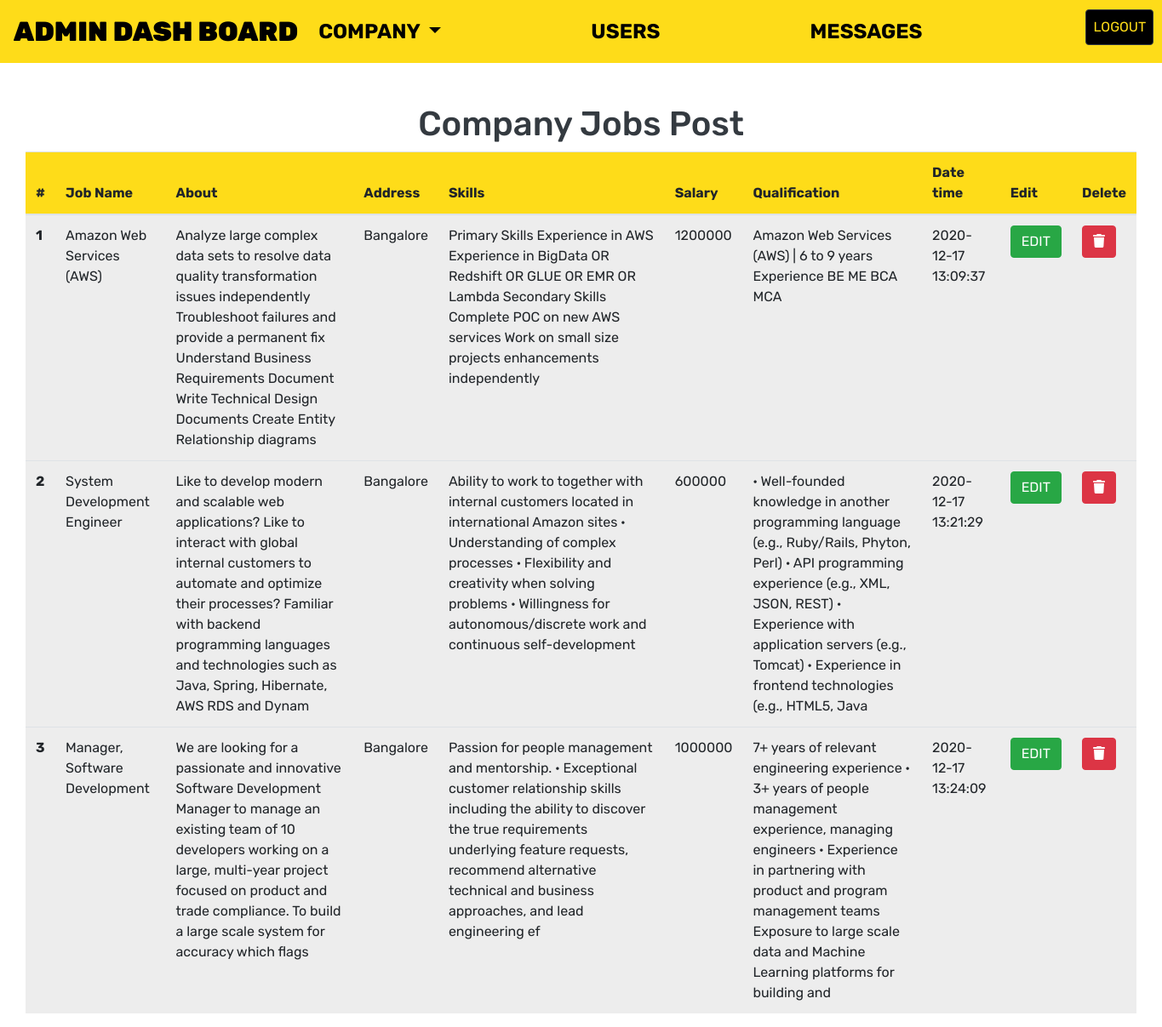
/admin/comp_admin_job.php?comp_id=5 (signed in), run on the app's committed database.
### tables this page shows
CREATE TABLE `job_db` (
  `job_id` int(11) NOT NULL,
  `comp_id` int(11) NOT NULL,
  `job_name` varchar(255) NOT NULL,
  `job_about` varchar(1000) NOT NULL,
  `job_address` varchar(255) NOT NULL,
  `job_skills` varchar(1000) NOT NULL,
  `job_salary` varchar(255) NOT NULL,
  `job_qualification` varchar(1000) NOT NULL,
  `datetime` datetime NOT NULL DEFAULT current_timestamp()
);

### admin/comp_admin_job.php (the view, shortened to what this page needs)
<!DOCTYPE html>
<html lang="en">
<head>
    <link rel="stylesheet" href="https://cdn.jsdelivr.net/npm/bootstrap@4.5.3/dist/css/bootstrap.min.css"
>
        <link rel="stylesheet" href="/jobalert.in/user/style.css">
</head>
<body>
<?php
include '_dbconnect.php';
?>
    <?php
include("_admin_navbar.php");
?>
<div class="container-fluid mt-4 pt-4">
<div class="container-fluid">
<table class="table table-responsive-sm  table-responsive-md ">
  <thead class="thead">
  <h1 class="text-dark text-center">Company Jobs Post</h1>
    <tr>
      <th scope="col">#</th>
      <th scope="col">Job Name</th>
      <th scope="col">About</th>
      <th scope="col">Address</th>
      <th scope="col">Skills</th>
      <th scope="col">Salary</th>
      <th scope="col">Qualification</th>
      <th scope="col">Date time</th>
      <th scope="col">Edit</th>
      <th scope="col">Delete</th>
    </tr>
  </thead>
  <tbody>
  <?php
  $comp_id= $_GET['comp_id'];
$sql = "SELECT * FROM `job_db` WHERE comp_id='$comp_id'";
$result = mysqli_query($conn ,$sql);
$count=0;
while($row = mysqli_fetch_assoc($result)){
    $job_id=$row['job_id'];
    $job_name=$row['job_name'];
    $job_about=$row['job_about'];
    $job_address=$row['job_address'];
    $job_skills=$row['job_skills'];
    $job_salary=$row['job_salary'];
    $job_qualification=$row['job_qualification'];
    $job_datetime=$row['datetime'];
    $count++;
    echo'<tr>
      <th scope="row">'.$count.'</th>
      <td>'.$job_name.'</td>
      <td>'.$job_about.'</td>
      <td>'.$job_address.'</td>
      <td>'.$job_skills.'</td>
      <td>'.$job_salary.'</td>
      <td>'.$job_qualification.'</td>
      <td>'.$job_datetime.'</td>
      <td><a class="btn btn-success">EDIT</a></td>
      <td><a class="btn btn-danger"  href="comp_admin_job_delete.php?job_id='.$job_id.'"><i class="fas fa-trash"></i></a></a></td>
    </tr>';}
    ?>
  </tbody>
</table>
    </div>
</div>
</body>
</html>

### user/style.css (style rules this page uses)
* { margin: 0; padding: 0; box-sizing: border-box; }
body { font-family: 'Rubik', sans-serif !important; }
.table { background-color: #ededed; }
.thead { background-color: #fedc19 !important; }

### data on the page
job_db: job_name "Amazon Web Services (AWS)", job_about "Analyze large complex data sets to resolve data quality transformation issues independently Troubleshoot failures and provide a permanent fix Understand Business Requirements Document Write Technical Design Documents Create Entity Relationship diagrams", job_address "Bangalore", job_skills "Primary Skills Experience in AWS Experience in BigData OR Redshift OR GLUE OR EMR OR Lambda Secondary Skills Complete POC on new AWS services Work on small size projects enhancements independently", job_salary "1200000", job_qualification "Amazon Web Services (AWS) | 6 to 9 years Experience BE ME BCA MCA", datetime "2020-12-17 13:09:37"
job_db: job_name "System Development Engineer", job_about "Like to develop modern and scalable web applications? Like to interact with global internal customers to automate and optimize their processes? Familiar with backend programming languages and technologies such as Java, Spring, Hibernate, AWS RDS and Dynam", job_address "Bangalore", job_skills "Ability to work to together with internal customers located in international Amazon sites · Understanding of complex processes · Flexibility and creativity when solving problems · Willingness for autonomous/discrete work and continuous self-development", job_salary "600000", job_qualification "· Well-founded knowledge in another programming language (e.g., Ruby/Rails, Phyton, Perl) · API programming experience (e.g., XML, JSON, REST) · Experience with application servers (e.g., Tomcat) · Experience in frontend technologies (e.g., HTML5, Java", datetime "2020-12-17 13:21:29"
job_db: job_name "Manager, Software Development", job_about "We are looking for a passionate and innovative Software Development Manager to manage an existing team of 10 developers working on a large, multi-year project focused on product and trade compliance. To build a large scale system for accuracy which flags", job_address "Bangalore", job_skills "Passion for people management and mentorship. · Exceptional customer relationship skills including the ability to discover the true requirements underlying feature requests, recommend alternative technical and business approaches, and lead engineering ef", job_salary "1000000", job_qualification "7+ years of relevant engineering experience · 3+ years of people management experience, managing engineers · Experience in partnering with product and program management teams Exposure to large scale data and Machine Learning platforms for building and", datetime "2020-12-17 13:24:09"
